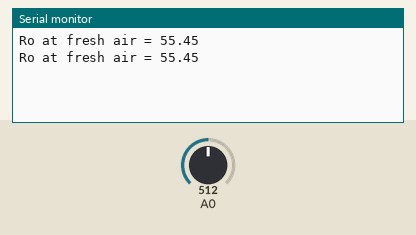
Simulated run of this sketch. Board: Arduino Uno, built with avr-gcc and run on an emulated ATmega328P. On the bench: the last lines printed to the serial monitor. Inputs (shaded band) come from the test bench; at power-on: A0 = 512.

Above: at 1.2 s.
1.3 s: A0 set to 7
At 2.8 s:
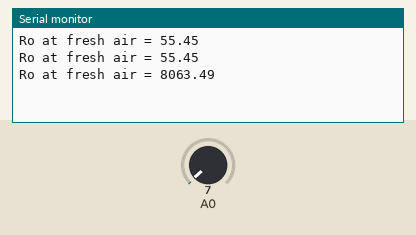
4.3 s: A0 set to 4
At 5.1 s:
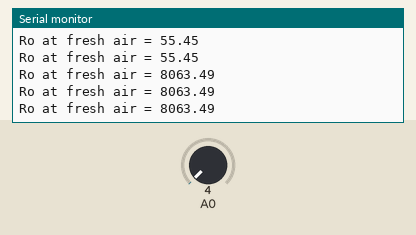
Timing chart, 0 to 7.3 s (numbered marks = the images above; inputs shaded):
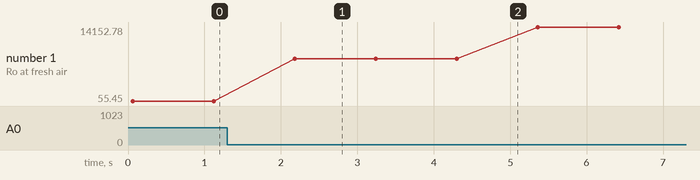

Measured:
- after the input at 1.3 s, the serial monitor: prints a new line after 0.88 s (image 1)
- plotted number 1: 55.45 → 8063.49 after the input at 1.3 s, 8063.49 → 14152.78 after the input at 4.3 s

The sketch:

MQ3.ino
```cpp
//This program works best at a fresh air room with temperaure Temp: 20℃, Humidity: 65%, O2 concentration 21% and when the value of Rl is 200K

#define RL 200  //The value of resistor RL is 200K
void setup() //Runs only once
{
  Serial.begin(9600); //Initialise serial COM for displaying the value
}

void loop() {
  float analog_value;
  float VRL;
  float Rs;
  float Ro;
  for(int test_cycle = 1 ; test_cycle <= 500 ; test_cycle++) //Read the analog output of the sensor for 200 times
  {
    analog_value = analog_value + analogRead(A0); //add the values for 200
  }
  analog_value = analog_value/500.0; //Take average
  VRL = analog_value*(5.0/1023.0); //Convert analog value to voltage
  //RS = ((Vc/VRL)-1)*RL is the formulae we obtained from datasheet
  Rs = ((5.0/VRL)-1) * RL;
  //RS/RO is 3.6 as we obtained from graph of datasheet
  Ro = Rs/3.6;
  Serial.print("Ro at fresh air = ");
  Serial.println(Ro); //Display calculated Ro
  delay(1000); //delay of 1sec
}
```
